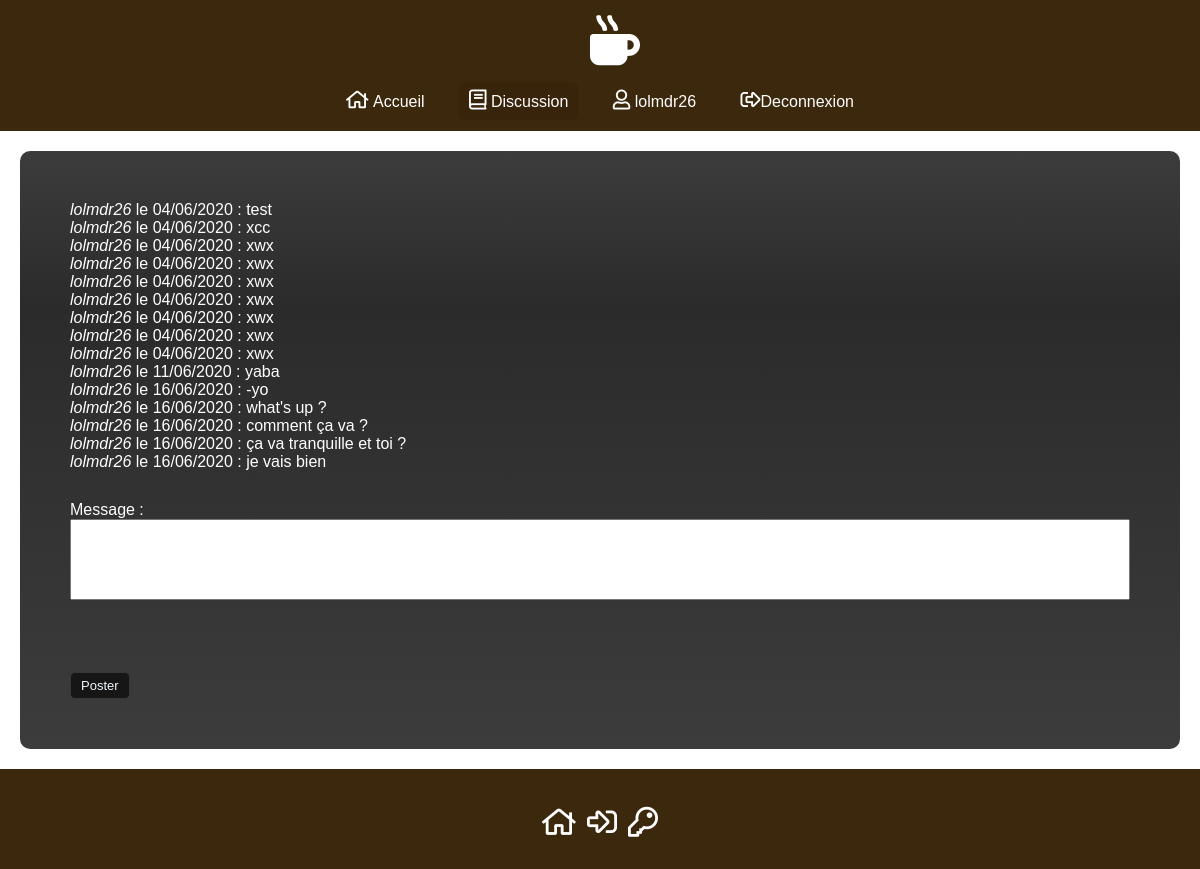
Page /discussion.php (signed in) on the committed database.
### tables this page shows
CREATE TABLE IF NOT EXISTS `utilisateurs` (
  `id` int(11) NOT NULL AUTO_INCREMENT,
  `login` varchar(255) NOT NULL,
  `password` varchar(255) NOT NULL,
  PRIMARY KEY (`id`)
);

CREATE TABLE IF NOT EXISTS `messages` (
  `id` int(11) NOT NULL AUTO_INCREMENT,
  `message` varchar(140) NOT NULL,
  `id_utilisateur` int(11) NOT NULL,
  `date` date NOT NULL,
  PRIMARY KEY (`id`)
);

### discussion.php (the view, shortened to what this page needs)
<?php
$pageSelected = "discussion";
try {
    $bdd = new PDO('mysql:host=localhost;dbname=discussion;charset=utf8', 'root', '');
} catch (Exception $e) {
    echo "Erreur:" . $e->getMessage();
}
$query = $bdd->query("SELECT messages.*, utilisateurs.*, DATE_FORMAT(date, '%d/%m/%Y') as new_date
                    FROM messages
                    INNER JOIN utilisateurs ON messages.id_utilisateur = utilisateurs.id
                    ORDER BY messages.id;");
$fetchAll = $query->fetchAll();
?>
<!DOCTYPE html>
<html lang="fr">
<head>
    <link rel="stylesheet" href="styles/css/page.css">
    <link rel="stylesheet" href="styles/css/fa.css">
</head>
<body>
<header>
    <?php include 'header.php' ?>
</header>
<main>
    <div class="block">
        <div class="block-form">
            <?php foreach ($fetchAll as $data) { ?>
                <div class="commentairediscu">
                    <i> <?= $data['login'] ?> </i> le <?= $data['new_date'] ?> : <?= $data['message'] ?>
                </div>
            <?php } ?>
           <form action="" method="post" class="form-text">
               <label for="message">Message : </label>
               <textarea type="text" name="message" id="message" rows="5" ></textarea><br/><br/>
                <br/><br/>
                <input class="button" type="submit" name="submit" value="Poster">
            </form>
        </div>
    </div>
</main>
<footer>
    <?php include 'footer.php' ?>
</footer>
</body>
</html>

### header.php (shortened to what this page needs)
<?php
$db = mysqli_connect('localhost', 'root', '', 'discussion');
$infoUser = [];
if (isset($_SESSION['id_utilisateur'])){
    $request = " SELECT login FROM utilisateurs WHERE id = '" . $_SESSION['id_utilisateur'] . "'";
    $query = mysqli_query($db, $request);
    $infoUser = mysqli_fetch_array($query);
}
?>
<nav>
    <div class="navbar">
        <div class="logo">
            <a href="index.php">   <i class="fas fa-mug-hot"></i> </a>
        </div>
        <div class="link">
            <ul>
                <li class="nav-link<?= $pageSelected == "index" ? " is-selected" : ""; ?>">
                    <a href="index.php"><i class="far fa-home"></i> Accueil</a>
                </li>
                <?php if (!isset($_SESSION['id_utilisateur'])) { ?>
                    <li class="nav-link<?= $pageSelected == "connexion" ? " is-selected" : ""; ?>">
                        <a href="connexion.php"><i class="far fa-sign-in-alt"></i> Connexion</a>
                    </li>
                    <li class="nav-link<?= $pageSelected == "inscription" ? " is-selected" : ""; ?>">
                        <a href="inscription.php"><i class="far fa-key"></i> Inscription</a>
                    </li>
                <?php } else { ?>
                    <li class="nav-link<?= $pageSelected == "discussion" ? " is-selected" : ""; ?>">
                        <a href="discussion.php"><i class="far fa-book"></i> Discussion</a>
                    </li>
                    <li class="nav-link<?= $pageSelected == "profil" ? " is-selected" : ""; ?>">
                        <a href="profil.php"><i class="far fa-user"></i> <?= $infoUser['login'] ?></a>
                    </li>
                    <li class="nav-link">
                        <a href="delete_session.php"><i class="far fa-sign-out-alt"></i>Deconnexion</a>
                    </li>
                <?php } ?>
            </ul>
        </div>
    </div>
</nav>

### footer.php (shortened to what this page needs)
<div class="footer-conteneur">
    <ul>
        <li>
            <a href="index.php">
                <i class="far fa-home"></i>
            </a>
        </li>
        <?php if(!isset($_SESSION['id'])) { ?>
            <li>
                <a href="connexion.php">
                    <i class="far fa-sign-in-alt"></i>
                </a>
            </li>
            <li>
                <a href="inscription.php">
                    <i class="far fa-key"></i>
                </a>
            </li>
        <?php } ?>
    </ul>
</div>

### styles/css/page.css (style rules this page uses)
:root { --color-one: #00b3ff; --color-two:#037cad; --color-three: #004a68; }
html,body { margin: 0; padding: 0; min-height: 100vh; display: flex; flex-direction: column ; width: 100%; font-family: 'FiraSans', "Trebuchet MS", Helvetica, sans-serif; }
* { box-sizing: border-box; }
a { text-decoration: none; }
nav { background-color: #3C280D; padding-bottom: 10px; }
nav a { color: white; padding: 10px; }
.navbar { max-width: 1000px; margin: auto; text-align: center; }
.nav-link.is-selected a { background: rgb(56, 36, 11); border-radius: 5px; }
.logo { text-align: center; padding: 15px; margin: auto; max-width: 100px; }
nav li { text-decoration: none; display: inline-block; padding: 10px; }
nav ul { margin:0; padding:0; }
.far { font-size: 20px; }
.fas { font-size: 50px; margin: 0 15px ; }
main { max-width: 1400px; margin: auto; width: 100%; padding: 10px; }
.block-form { color: #fff; background: #2d2d2d; background: -webkit-gradient( linear, left bottom, left top, color-stop(0, rgb(60,60,60)), color-stop(0.74, rgb(43,43,43)), color-stop(1, rgb(60,60,60)) ); -moz-border-radius: 10px; -webkit-border-radius: 10px; border-radius: 10px; padding: 50px; margin:10px; }
.form-text { padding-top: 30px; }
.button { font-family: 'FiraSans', "Trebuchet MS", Helvetica, sans-serif; align-items: center; text-decoration: none; cursor: pointer; outline: none; border: 1px solid #373737; transition: 0.25s ease; font-size: 13px; border-radius: 5px; padding: 5px 10px; text-align: center; color: #edf6fd; background-color: #171616; }
textarea { resize: none; width: 100%; margin: auto; display: flex; }
footer { background-color: #3C280D; margin-top: auto; }
.footer-conteneur { line-height: 100px; font-size: 40px; text-align: center; }
.footer-conteneur a { color: white; }
.footer-conteneur ul { margin: 0; padding: 0; list-style: none; }
.footer-conteneur li { display: inline-block; }
footer .far { font-size: 30px !important; }

### rows in the picture
utilisateurs: login "lolmdr26"
messages: id_utilisateur.login "lolmdr26", new_date "04/06/2020", message "test"
messages: id_utilisateur.login "lolmdr26", new_date "04/06/2020", message "xcc"
messages: id_utilisateur.login "lolmdr26", new_date "04/06/2020", message "xwx"
messages: id_utilisateur.login "lolmdr26", new_date "04/06/2020", message "xwx"
messages: id_utilisateur.login "lolmdr26", new_date "04/06/2020", message "xwx"
messages: id_utilisateur.login "lolmdr26", new_date "04/06/2020", message "xwx"
messages: id_utilisateur.login "lolmdr26", new_date "04/06/2020", message "xwx"
messages: id_utilisateur.login "lolmdr26", new_date "04/06/2020", message "xwx"
messages: id_utilisateur.login "lolmdr26", new_date "04/06/2020", message "xwx"
messages: id_utilisateur.login "lolmdr26", new_date "11/06/2020", message "yaba"
messages: id_utilisateur.login "lolmdr26", new_date "16/06/2020", message "-yo"
messages: id_utilisateur.login "lolmdr26", new_date "16/06/2020", message "what's up ?"
messages: id_utilisateur.login "lolmdr26", new_date "16/06/2020", message "comment ça va ?"
messages: id_utilisateur.login "lolmdr26", new_date "16/06/2020", message "ça va tranquille et toi ?"
messages: id_utilisateur.login "lolmdr26", new_date "16/06/2020", message "je vais bien"
